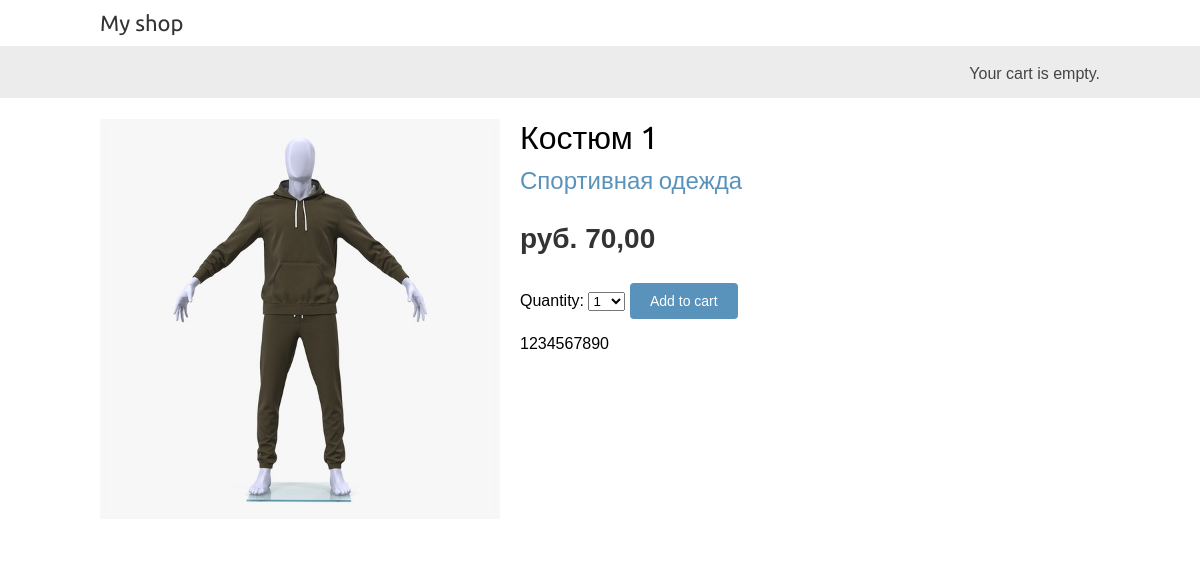
Page /5/kostyum-1/ on the committed database.
### shop/models.py (models this page shows, shortened)
class Product(models.Model):
    category = models.ForeignKey(Category, related_name='products', on_delete=models.CASCADE)
    name = models.CharField(max_length=200, db_index=True)
    slug = models.SlugField(max_length=200, db_index=True)
    image = models.ImageField(upload_to='products/%Y/%m/%d', blank=True)
    description = models.TextField(blank=True)
    price = models.DecimalField(max_digits=10, decimal_places=2)
    stock = models.PositiveIntegerField()
    available = models.BooleanField(default=True)
    created = models.DateTimeField(auto_now_add=True)
    updated = models.DateTimeField(auto_now=True)
    class Meta:
        ordering = ('name', )
        index_together = (('id', 'slug'), )

class Category(models.Model):
    name = models.CharField(max_length=200, db_index=True)
    slug = models.SlugField(max_length=200, db_index=True, unique=True)
    class Meta:
        ordering = ('name',)
        verbose_name = 'Категория'
        verbose_name_plural = 'Категории'
    def __str__(self):
        return self.name
    def get_absolute_url(self):
        return reverse('shop:product_list_by_category', args=[self.slug])

### shop/views.py (the view)
# urls.py: path('<int:id>/<slug:slug>/', views.product_detail, name='product_detail')
def product_detail(request, id, slug):
    product = get_object_or_404(Product, id = id, slug = slug, available = True)
    cart_product_form = CartAddProductForm()
    return render(request, 'shop/product/detail.html',{'product': product, 'cart_product_form': cart_product_form})

### cart/forms.py
class CartAddProductForm(forms.Form):
    quantity = forms.TypedChoiceField(choices=PRODUCT_QUANTITY_CHOICES, coerce=int)
    override = forms.BooleanField(required=False, initial=False, widget=forms.HiddenInput)

### shop/templates/shop/product/detail.html (shortened to what this page needs)
{% extends "shop/base.html" %}
{% load static %}
{% block content %}
    <div class="product-detail">
        <img src="{% if product.image %}{{ product.image.url }}{% else %}{% static "img/no_image.png" %}{% endif %}">
        <h1>{{ product.name }}</h1>
        <h2>
            <a href="{{ product.category.get_absolute_url }}">
                {{ product.category }}
            </a>
        </h2>
        <p class="price"> руб. {{ product.price }}</p>
        <form action="{% url "cart:cart_add" product.id %}" method="post">
            {{ cart_product_form }}
            <input type="submit" value="Add to cart">
        </form>
        {{ product.description|linebreaks }}
    </div>
{% endblock %}

### shop/static/css/base.css (style rules this page uses)
body { margin:0; padding:0; font-family:helvetica, sans-serif; }
h1, h2, h3, h4, h5 , h6 { font-family: 'Ubuntu', sans-serif; font-weight:normal; }
a { text-decoration:none; color:#5993bb; }
a.button, input[type="submit"] { color:#fff; background:#5993bb; border-radius:4px; padding:10px 20px; font-size:14px; border:0; }
.product-detail { text-align:justify; }
.product-detail .price { color:#333; font-size:28px; font-weight:bold; }
.product-detail img { width:40%; float:left; padding:0 20px 20px 0; }
.product-detail h1 { margin-bottom:0; }
.product-detail h2 { margin-top:10px; }

### rows in the picture
Product: image (picture), name "Костюм 1", category "Спортивная одежда", price "70,00", description "1234567890"
